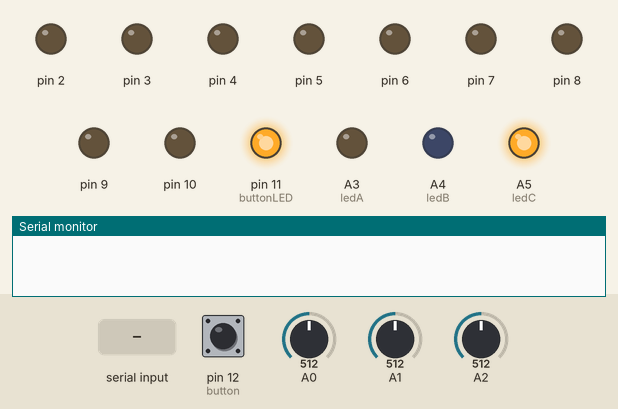
Recording of a sketch running on a simulated Arduino Uno, built with avr-gcc and run on an emulated ATmega328P. On the bench: output pins drawn as LEDs (lit = HIGH), the last lines printed to the serial monitor. Inputs (shaded band) come from the test bench; at power-on: A0 = 512, pin 12 (button) HIGH, A1 = 512, A2 = 512.

Above: at 1.2 s.
1.3 s: A0 set to 717
2.8 s: A0 set to 736
At 3.9 s:
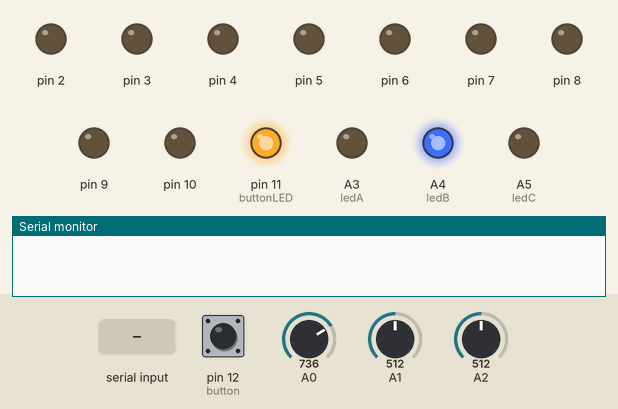
4.3 s: A0 set to 970
5.8 s: A0 set to 1000
At 6.2 s:
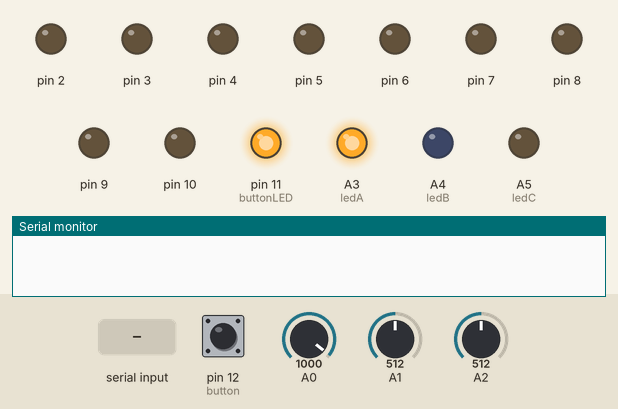
7.3 s: "90,45,200\n" received over Serial
10.3 s: A0 set to 900
At 12.0 s:
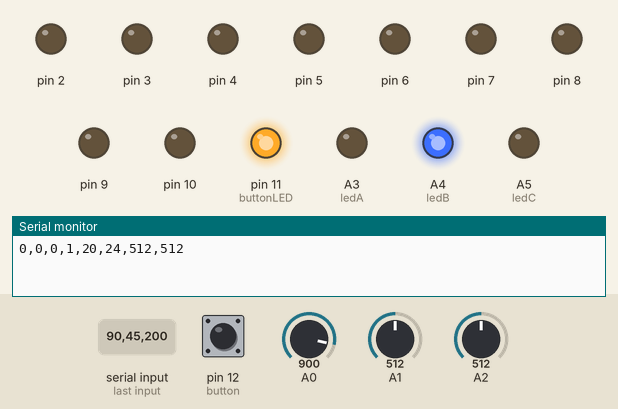
Timing chart, 0 to 13.5 s (numbered marks = the images above; inputs shaded):
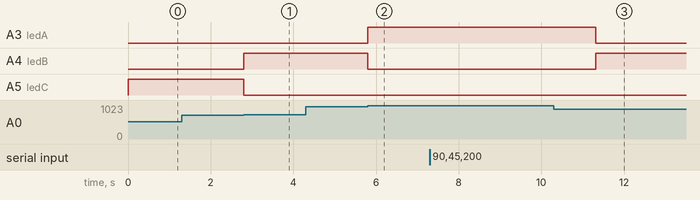

Measured:
- the behaviour switches between 724 and 725 on A0 (found by bisection; images 0 and 1)
- the behaviour switches between 984 and 985 on A0 (found by bisection; images 1 and 2)
- after the input at 1.3 s, every drawn part: stays the same
- after the input at 2.8 s, A4 (ledB): LOW → HIGH at once; A5 (ledC): HIGH → LOW at once
- after the input at 4.3 s, every drawn part: stays the same
- after the input at 5.8 s, A3 (ledA): LOW → HIGH at once; A4 (ledB): HIGH → LOW at once
- after the input at 7.3 s, every drawn part: stays the same
- after the input at 10.3 s, A3 (ledA): HIGH → LOW after 1.0 s; A4 (ledB): LOW → HIGH after 1.0 s

The sketch:

membrane_serial.ino.ino
```cpp
int baud = 9600;
boolean communicationStarted = false;
enum inputType {bluetooth = 600, street = 120, line = 20};  //1024-300  300-40  40-0
enum statusType {idle = 0, read = 1, write = 2};
enum inputType inputState;
enum statusType status = idle;
int writeCounter = 0;
int writeCounterThreshold = 20;//20; //amount of cycles after last local change that state==write should remain set until it goes back to idle
int readCounter = 0;
int readCounterThreshold = 20;//20; //amount of cycles until it switches from idle to read
int timeout = 0; //timeout if no OSC communication

class Poti
{
  private:
    float deviation = 1.03f;  //1.03f
    int idleDeviation = 5;  //2
    float alpha = 0.4;
    boolean isLogarithmic;
  public:
    int enablePin, in1, in2, potiPin, potiVal, targetVal;

    Poti(int _enablePin, int _in1, int _in2, int _potiPin, boolean _isLogarithmic) {
      enablePin = _enablePin;
      in1 = _in1;
      in2 = _in2;
      potiPin = _potiPin;
      isLogarithmic = _isLogarithmic;
      setPinModes();
      potiVal = 1024 - analogRead(potiPin);
    }
    void setPinModes() {
      pinMode(enablePin, OUTPUT);
      pinMode(in1, OUTPUT);
      pinMode(in2, OUTPUT);
      pinMode(potiPin, INPUT);
    }
    void turnRight() {
      digitalWrite(enablePin, HIGH);
      digitalWrite(in1, HIGH);
      digitalWrite(in2, LOW);
    }
    void turnLeft() {
      digitalWrite(enablePin, HIGH);
      digitalWrite(in1, LOW);
      digitalWrite(in2, HIGH);
    }
    void stopMotor() {
      digitalWrite(in1, LOW);
      digitalWrite(in2, LOW);
      digitalWrite(enablePin, LOW);
    }
    void read() {
      //potiVal = analogRead(potiPin);
      potiVal = alpha * (1024 - analogRead(potiPin)) + (1 - alpha) * potiVal; //exponential smoothing
    }
    void update() {
      if (status == write) {
        stopMotor();
        return;
      }

      if ((potiVal >= lowerDeviation(targetVal)) && (potiVal <= upperDeviation(targetVal))) {
        stopMotor();
        return;
      }

      if (status == 1 && communicationStarted) {
        if (potiVal > lowerDeviation(targetVal)) turnRight();
        if (potiVal < upperDeviation(targetVal)) turnLeft();
      }

    }
    boolean isSynced(int32_t _val) {
      //deviation for logarithmic scale!
      if ((potiVal >= lowerDeviation(_val)) && (potiVal <= upperDeviation(_val)))return true;
      //if ((potiVal >= _val - idleDeviation) && (potiVal <= _val + idleDeviation))return true;
      else return false;
    }

    boolean hasChanged(int32_t val_) {
      if ((potiVal > val_ + idleDeviation) || (potiVal < val_ - idleDeviation))return true;
      else return false;
    }

    float upperDeviation(float reference) {
      if (isLogarithmic) {
        //calculate logarithmic deviations based on reference value
        //return pow(10, log10(reference) + log10(deviation));
        return 1.05 * (reference + 1);
      } else {
        //linear
        return reference + 15;
      }

    }

    float lowerDeviation(float reference) {
      if (isLogarithmic) {
        //calculate logarithmic deviations based on reference value
        //return pow(10, log10(reference) - log10(deviation));
        return 0.95 * reference;
      } else {
        //linear
        return reference - 15;
      }
    }
};

Poti * input, *membrane, *volume;


#define buttonLED 11
#define button 12

#define ledA A3
#define ledB A4
#define ledC A5

boolean on = true;
boolean buttonPressed, buttonPressed_, buttonReleased;
boolean synced, changed;

//global values from incoming Serial Bundle
int32_t _on, _membrane, _volume, _inputState;

//device values from previous loop
int32_t on_, membrane_, volume_, inputState_, input_;


String inputString = "";         // a String to hold incoming data
boolean stringComplete = false;  // whether the string is complete

void setup() {
  input = new Poti(3, 2, 4, A0, true);
  membrane = new Poti(6, 5, 7, A1, false);
  volume = new Poti(9, 8, 10, A2, true);

  pinMode(ledA, OUTPUT);
  digitalWrite(ledA, HIGH);
  pinMode(ledB, OUTPUT);
  digitalWrite(ledB, HIGH);
  pinMode(ledC, OUTPUT);
  digitalWrite(ledC, HIGH);
  pinMode(buttonLED, OUTPUT);
  digitalWrite(buttonLED, HIGH);
  pinMode(button, INPUT_PULLUP);

  // initialize serial:
  Serial.begin(baud);

  // reserve 200 bytes for the inputString:
  inputString.reserve(200);


  status = idle;
}

void loop() {

  buttonPressed = digitalRead(button);

  if (digitalRead(button)) buttonPressed = true;

  input->read();
  membrane->read();
  volume->read();
  updateInputState();

  //update potis
  input->update();
  membrane->update();
  volume->update();

  // read the state of the pushbutton value:
  if (digitalRead(button)) buttonPressed = true;

  //also needs to listen for incoming bundles!
  //listenForIncomingBundles();
  listenForIncomingBundlesViaSerial();

  // read the state of the pushbutton value:
  if (digitalRead(button)) buttonPressed = true;


  digitalWrite(buttonLED, on);
  if (!on) {
    digitalWrite(ledA, LOW);
    digitalWrite(ledB, LOW);
    digitalWrite(ledC, LOW);
  }


  //at the end of each loop: update previous cycle values_
  update_();
}

void update_() {
  membrane_ = membrane->potiVal;
  volume_ = volume->potiVal;
  on_ = on;
  inputState_ = inputState;
  input_ = input->potiVal;
  buttonPressed_ = buttonPressed;
}

void sendValuesViaSerial() {
  Serial.print(status);
  Serial.print(",");
  Serial.print(synced);
  Serial.print(",");
  Serial.print(changed);
  Serial.print(",");
  Serial.print(on);
  Serial.print(",");
  Serial.print(inputState);
  Serial.print(",");
  Serial.print(input->potiVal);
  Serial.print(",");
  Serial.print(membrane->potiVal);
  Serial.print(",");
  Serial.println(volume->potiVal);
}


/*
  SerialEvent occurs whenever a new data comes in the hardware serial RX. This
  routine is run between each time loop() runs, so using delay inside loop can
  delay response. Multiple bytes of data may be available.
*/
void serialEvent() {
  // read the state of the pushbutton value:
  if (digitalRead(button)) buttonPressed = true;


  while (Serial.available()) {
    // read the state of the pushbutton value:
    if (digitalRead(button)) buttonPressed = true;

    // get the new byte:
    char inChar = (char)Serial.read();
    // add it to the inputString:
    inputString += inChar;
    // if the incoming character is a newline, set a flag so the main loop can
    // do something about it:
    if (inChar == '\n') {
      stringComplete = true;
    }
    // read the state of the pushbutton value:
    if (digitalRead(button)) buttonPressed = true;
  }
}

void listenForIncomingBundlesViaSerial() {
  // read the state of the pushbutton value:
  if (digitalRead(button)) buttonPressed = true;

  if (stringComplete) {
    //on,inputState,membrane,volume
    _on = Serial.parseInt();
    _inputState = Serial.parseInt();
    _membrane = Serial.parseInt();
    _volume = Serial.parseInt();

    // clear the string:
    inputString = "";
    stringComplete = false;
    compare();
    sendValuesViaSerial();
    communicationStarted = true;

    // read the state of the pushbutton value:
    if (digitalRead(button)) buttonPressed = true;
  }

}


void compare() {

  // read the state of the pushbutton value:
  if (digitalRead(button)) buttonPressed = true;
  if (buttonPressed && !buttonPressed_) {
    on = !on;
  }

  //check if local values are synced to global values
  synced = ((on == _on) && (inputState == _inputState) && (membrane->isSynced(_membrane)) && (volume->isSynced(_volume)));

  //check if local values have changed since last loop
  changed = ((on != on_) || (inputState != inputState_) || (membrane->hasChanged(membrane_)) || (volume->hasChanged(volume_)) || (input->hasChanged(input_)));


  switch (status) {
    case idle:
      if (synced) {
        readCounter = 0;
      }
      if (!synced) {
        readCounter++;
      }
      if (readCounter >= readCounterThreshold) {
        status = read;
        return;
      }
      if (!synced && changed) {
        writeCounter = 0;
        status = write;
        return;
      }
      if (synced && changed) {
        writeCounter = 0;
        status = write;
        return;
      }
      break;
    case read:
      if (synced && !changed) {
        status = idle;
        return;
      }
      if (!synced && !changed) {
        adaptRead();
        return;
      }
      if (!synced && changed) {
        adaptRead();
        return;
      }
      if (synced && changed) {
        status = write;
        return;
      }
      break;
    case write:
      writeCounter++;
      if (synced && !changed && writeCounter >= writeCounterThreshold) {
        status = idle;
        return;
      }
      if (!synced && !changed) {
        adaptWrite();
        return;
      }
      if (!synced && changed) {
        writeCounter = 0;
        adaptWrite();
        return;
      }
      if (synced && changed) {
        writeCounter = 0;
        adaptWrite();
        return;
      }
      break;
  }
}

//takeover changes from incoming values
void adaptRead() {
  on = _on;
  inputState = (inputType)_inputState;
  volume->targetVal = _volume;
  membrane->targetVal = _membrane;
  input->targetVal = _inputState;
}

//takeover changes from local interaction
void adaptWrite() {
  //readButton();
  volume->targetVal = volume->potiVal;
  membrane->targetVal = membrane->potiVal;
  input->targetVal = input->potiVal;
}

void updateInputState() {

  // read the state of the pushbutton value:
  if (digitalRead(button)) buttonPressed = true;

  //1024-300  300-40  40-0
  if (input->potiVal >= 300 && on) {
    digitalWrite(ledA, LOW);
    digitalWrite(ledB, LOW);
    digitalWrite(ledC, HIGH);
    inputState = bluetooth;
  }
  else if ((input->potiVal >= 40) && (input->potiVal < 300) && on) {
    digitalWrite(ledA, LOW);
    digitalWrite(ledB, HIGH);
    digitalWrite(ledC, LOW);
    inputState = street;
  } else {
    if (on) {
      digitalWrite(ledA, HIGH);
      digitalWrite(ledB, LOW);
      digitalWrite(ledC, LOW);
      inputState = line;
    }
  }
}
```
